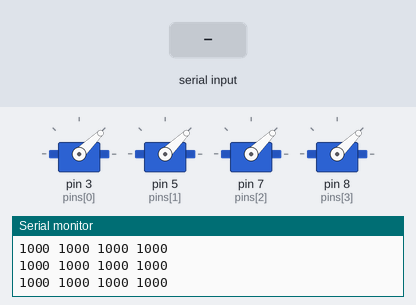
The sketch below on a simulated Arduino Uno, built with avr-gcc and run on an emulated ATmega328P. Parts: 4 × servo, the last lines printed to the serial monitor. The test bench sets the inputs (shaded band).

Above: at 3.2 s.
3.3 s: "90,45,200\n" received over Serial
At 4.5 s:
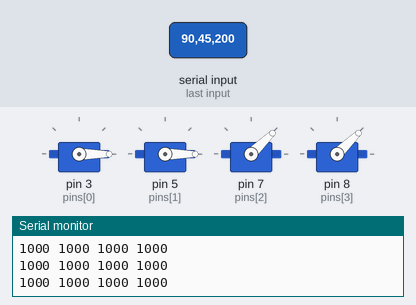
4.8 s: "}" received over Serial
At 5.6 s:
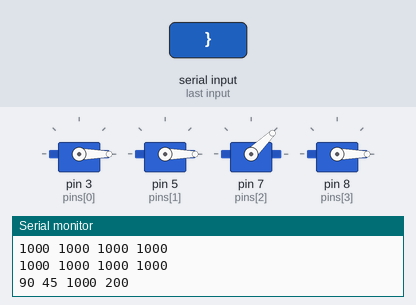
6.3 s: "90,45,200,10\n" received over Serial
At 6.7 s:
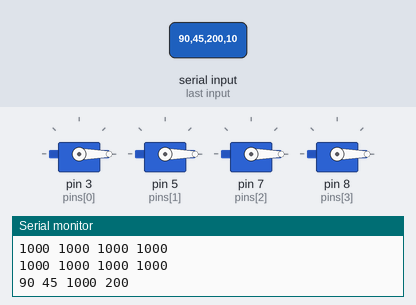
7.8 s: "A,45\n" received over Serial
At 9.0 s:
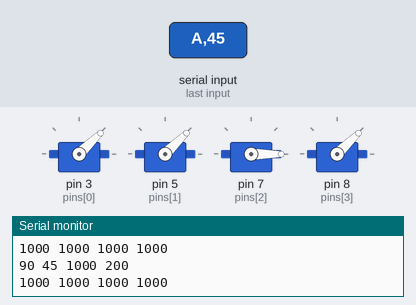
9.3 s: "}" received over Serial
At 10.2 s:
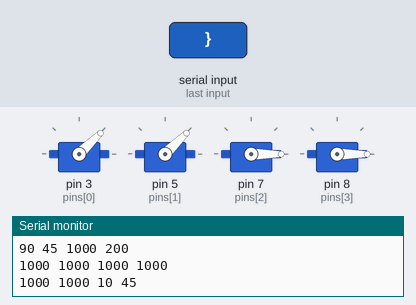
10.8 s: "," received over Serial
At 11.3 s:
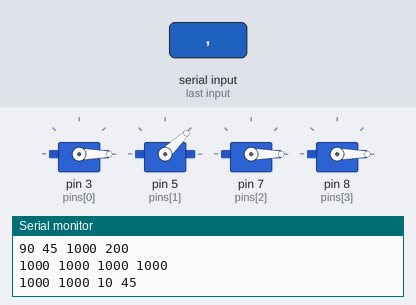
Timing chart, 0 to 13.3 s (numbered marks = the images above; inputs shaded):
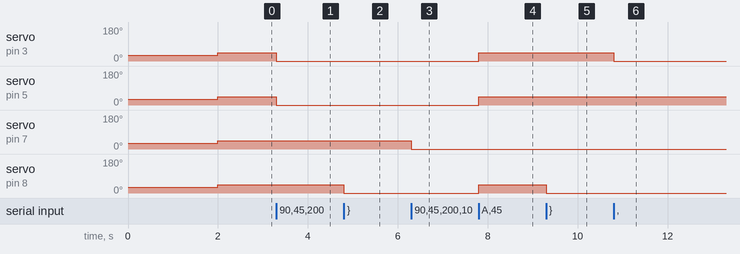

The sketch:

Arduino_ver2.ino
```cpp
#include <Servo.h>
// Declare some global variables
String stack;
boolean stacking=false, //this is used to read the serial, and do string procesing
        carShouldStop=true;

int const stableSpeed=1000; // 1000 is the begining value for your motor speed, which will not turn the wheel

Servo motor[4];              // we can manage 4 motors, but in this case we only use 2
int const pins[4]={3,5,7,8}; // plug your esc signal wires to pin 3, and 5
int speeds[4];               // Speed of the motors is stored in a seperated array
float easing = 0.05;

int commaIndex;              // used in string processing

void setup() {
  Serial.begin(115200);
  setup_rotors(); // Set up the rotor, by arming the esc;
}


void setup_rotors(){
  for (int i=0;i<4;i++){
    motor[i].attach(pins[i]);
    motor[i].write(30); // Check your esc's document to know the value, mine is 30
  }
  delay(2000);   // wait for 2 sec make sure that the esc is armed properly
}


void loop() { // doing the main activities here
  rx();       // Listen to the Xbee, this function will manipulate the speed array according to what we are sending from the processing code
  if (carShouldStop){
    stopTheCar();
  }else{
    setRotorSpeed();
  }

}

//package listener is called by the main loop
// string format sended by processing (host) "{<1stMotorSpeed>,<2ndMotorSpeed>,<3rdMotorSpeed>,<4thMotorSpeed> }"
// it shoudl look like: {1200,1300,0,0}

void rx(){
  while (Serial.available()){
    char chr=(char) Serial.read();

    if (chr=='{'){ // "{" indicate Start of a new package
      stack="";    //reset the stack
      stacking=true; // start stacking
    }
    if(chr=='}'){ //"}" indicate end of the packages
      stacking=false;  // stop stacking
      speeds[3]=stack.toInt(); // record the last stack to the speeds[3]
      commaIndex=0;        // reset the comma index
      //print out the result
      prt();
      break;
    }else{
      if (chr==','){ // if there is a new seperator ','
       commaIndex++;  // next speed  motor value
       switch (commaIndex) { //save the stack to the according speed array
          case 1:
            speeds[0]=stack.toInt();
            break;
          case 2:
            speeds[1]=stack.toInt();
            break;
          default:
            speeds[2]=stack.toInt();
        }
        stack=""; // then reset the stack
      }else
      if (chr!='{'){
        if(chr=='A'){carShouldStop=true;}
        else{
          carShouldStop=false;
          stack+=chr;   /*read the character and add it in the stack*/
        }
      }
    }
  }
}

void stopTheCar(){
  //autoPilot
  //Serial.print("auto - ");
  for (int i=0;i<4;i++){
    speeds[i]=stableSpeed;
  }
  setRotorSpeed();
  prt();//for debuging comment it out if you dont nee it
}


void prt(){
  Serial.print(speeds[0]);
  Serial.print(" ");
  Serial.print(speeds[1]);
  Serial.print(" ");
  Serial.print(speeds[2]);
  Serial.print(" ");
  Serial.println(speeds[3]);
}


void setRotorSpeed(){
  //speeds array contains 4 values each should range from 1000-1500 // depend on your processing mapping numbers
  for (int i=0;i<4;i++){
    motor[i].writeMicroseconds(speeds[i]);
  }
}
```

Measured:
- after the input at 3.3 s, servo on pin 3 (pins[0]), servo on pin 5 (pins[1]): 44° → 0° at once
- after the input at 4.8 s, servo on pin 8 (pins[3]): 44° → 0° at once
- after the input at 6.3 s, servo on pin 7 (pins[2]): 44° → 0° at once
- after the input at 7.8 s, servo on pin 3 (pins[0]), servo on pin 5 (pins[1]), servo on pin 8 (pins[3]): 0° → 44° at once
- after the input at 9.3 s, servo on pin 8 (pins[3]): 44° → 0° at once
- after the input at 10.8 s, servo on pin 3 (pins[0]): 44° → 0° at once
